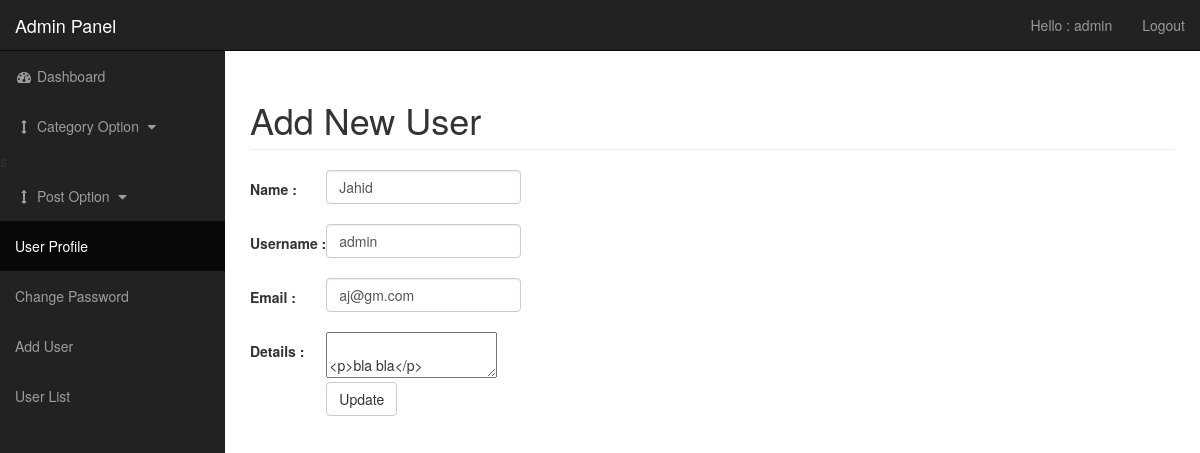
Screenshot of /admin/profile.php (signed in) with the database file from the repository.
### tables this page shows
CREATE TABLE `tbl_user` (
  `id` int(11) NOT NULL,
  `name` varchar(255) NOT NULL,
  `username` varchar(50) NOT NULL,
  `password` varchar(256) NOT NULL,
  `email` varchar(255) NOT NULL,
  `details` text NOT NULL,
  `role` int(11) NOT NULL
);

### lib/Database.php (called while the page is built, shortened)
<?php
Class Database{
	public $host   = DB_HOST;
	public $user   = DB_USER;
	public $pass   = DB_PASS;
	public $dbname = DB_NAME;
	public $link;
	private function connectDB(){
	$this->link = new mysqli($this->host, $this->user, $this->pass, $this->dbname);
 }
	public function select($query){
		$result = $this->link->query($query) or die($this->link->error.__LINE__);
		if($result->num_rows > 0){
			return $result;
		} else {
			return false;
		}
	}
}

### lib/Session.php (called while the page is built, shortened)
<?php
	class Session
	{
		public static function get($key){
			if(isset($_SESSION[$key])){
				return $_SESSION[$key];
		}else{
			return false;
		}
	}
}
 ?>

### admin/profile.php (the view, shortened to what this page needs)
<?php include 'inc/header.php'; ?>
<?php include 'inc/sidebar.php'; ?>
<?php
    $userid = Session::get('userId');
    $userrole = Session::get('userRole');
 ?>
 <div id="page-wrapper">
            <div class="container-fluid">
                <div class="row">
                    <div class="col-lg-12">
                    <h1 class="page-header">
                            Add New User
                        </h1>
                    </div>
                </div>
        <div class="row">
            <div class="col-md-12">
                <?php
            $query = "select * from tbl_user where id='$userid' AND role='$userrole'";
            $getuser = $db->select($query);
            if ($getuser) {
            while ($result = $getuser->fetch_assoc()) {
        ?>
                 <form action="" method="post" enctype="multipart/form-data">
                    <table class="form">
                        <tr>
                            <td>
                                <label class="form-group">Name :</label>
                            </td>
                            <td>
                                <input name="name" class="form-control" type="text" value="<?php echo $result['name']; ?>" class="medium" /><br>
                            </td>
                        </tr>
                        <tr>
                            <td>
                                <label class="form-group">Username :</label>
                            </td>
                            <td>
                                <input name="username" class="form-control" type="text" value="<?php echo $result['username']; ?>" class="medium" /><br>
                            </td>
                        </tr>
                        <tr>
                            <td>
                                <label class="form-group">Email :</label>
                            </td>
                            <td>
                                <input name="email" class="form-control" type="text" value="<?php echo $result['email']; ?>" class="medium" /><br>
                            </td>
                        </tr>
                        <tr>
                            <td style="vertical-align: top; padding-top: 9px;">
                                <label class="form-group">Details :</label>
                            </td>
                            <td>
                                <textarea class="tinymce" name="details" >
                                    <?php echo $result['details']; ?>
                                </textarea><br>
                            </td>
                        </tr>
						<tr>
                            <td></td>
                            <td>
                                <input type="submit" class="btn btn-default" name="submit" Value="Update" />
                            </td>
                        </tr>
                    </table>
                    </form>
                    <?php } } ?>
                    </div>
                </div>
            </div>
        </div>
       <?php include 'inc/footer.php'; ?>

### admin/css/sb-admin.css (style rules this page uses)
body { margin-top: 100px; background-color: #222; }
@media (min-width:768px) { body { margin-top: 50px; } }
#page-wrapper { width: 100%; padding: 0; background-color: #fff; }
@media (min-width:768px) { #page-wrapper { padding: 10px; } }
body { background: white; }

### rows the page displays
tbl_user: name "Jahid", username "admin", email "aj@gm.com", details "<p>bla bla</p>"

### other values shown
Session::get('username') "admin"
